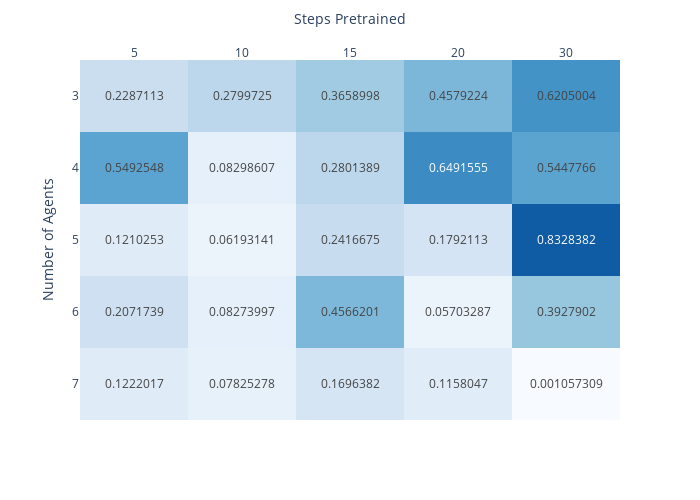

Notebook source saved alongside this figure:
### Code cell
data = []
for num_agents in range(3,8):
    base_x, base_mean, retrain_results = plot_avg_retrain(
        num_agents, env="LBF", show=False, pre_agents=2,
        path=['foraging-base_history.csv',
              'foraging-lim-base_history.csv',
              'foraging-blind-coop-base_history.csv',
              'forage-scale-2_history.csv',
              #'forage-scale-blind_history.csv',
              ], 
        write=False,
        )
    z = base_mean.values.min()
    base_mean = base_mean.values - z

    for steps in retrain_results.steps_pretrained.unique():
        if steps < 1500:
            res = retrain_results[retrain_results.steps_pretrained==steps
                                ]['per_agent_erm'].values - z
            a = int(steps/num_agents) # Number of base steps
            b = min(a+len(res), len(base_mean))
            i = (res[:b-a] - base_mean[a:b]).cumsum().argmax()
            n = res[:i].sum()
            m = base_mean[a:a+i].sum()
            auc = (n-m)/m

            data.append({
                'Number of Agents': num_agents,
                'Steps Pretrained': steps,
                'Area Under Curve': auc,
            })

data[-1]["Area Under Curve"] *= .01

import plotly.express as px

df = pd.DataFrame(data)
piv = df.pivot(index="Number of Agents", columns="Steps Pretrained")

fig = px.imshow(piv.values,#/piv.values.max(), 
                text_auto=True, #title="Percent Increase AUC",
                labels=dict(x="Steps Pretrained", y="Number of Agents"),
                # color_continuous_scale='RdBu', 
                color_continuous_scale='Blues', range_color=(0,1),#'PuBu','RdBu'
                 x=[f"{s}" for _,s in piv.columns.values],
                 y=piv.index.values
                )
fig.update_coloraxes(showscale=False) 
fig.update_xaxes(side="top")
fig.update_layout(width=700, height=500,)
fig.show()

### Figure 1 — Plotly figure (JSON) as saved in the notebook; plotly's stock layout.template omitted (floating-point values rounded to 4 significant figures)
{"data": [{"coloraxis": "coloraxis", "hovertemplate": "Steps Pretrained: %{x}<br>Number of Agents: %{y}<br>color: %{z}<extra></extra>", "name": "0", "texttemplate": "%{z}", "type": "heatmap", "x": ["5", "10", "15", "20", "30"], "xaxis": "x", "y": [3, 4, 5, 6, 7], "yaxis": "y", "z": [[0.2287, 0.28, 0.3659, 0.4579, 0.6205], [0.5493, 0.08299, 0.2801, 0.6492, 0.5448], [0.121, 0.06193, 0.2417, 0.1792, 0.8328], [0.2072, 0.08274, 0.4566, 0.05703, 0.3928], [0.1222, 0.07825, 0.1696, 0.1158, 0.001057]]}], "layout": {"coloraxis": {"cmax": 1, "cmin": 0, "colorscale": [[0, "rgb(247,251,255)"], [0.125, "rgb(222,235,247)"], [0.25, "rgb(198,219,239)"], [0.375, "rgb(158,202,225)"], [0.5, "rgb(107,174,214)"], [0.625, "rgb(66,146,198)"], [0.75, "rgb(33,113,181)"], [0.875, "rgb(8,81,156)"], [1, "rgb(8,48,107)"]], "showscale": false}, "height": 500, "margin": {"t": 60}, "width": 700, "xaxis": {"anchor": "y", "constrain": "domain", "domain": [0, 1], "scaleanchor": "y", "side": "top", "title": {"text": "Steps Pretrained"}}, "yaxis": {"anchor": "x", "autorange": "reversed", "constrain": "domain", "domain": [0, 1], "title": {"text": "Number of Agents"}}}}
